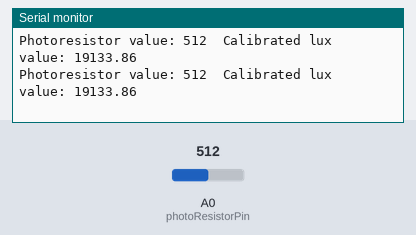
A sketch run on a simulated Arduino Uno, built with avr-gcc and run on an emulated ATmega328P. Parts: the last lines printed to the serial monitor. Inputs (shaded band) come from the test bench; at power-on: A0 (photoResistorPin) = 512.

Above: at 1.8 s.
1.9 s: A0 (photoResistorPin) set to 716
At 2.3 s:
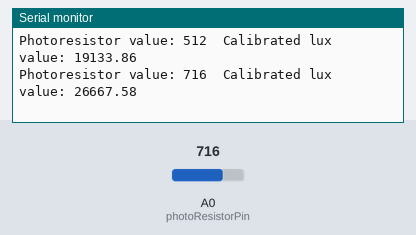
3.4 s: A0 (photoResistorPin) set to 900
At 4.8 s:
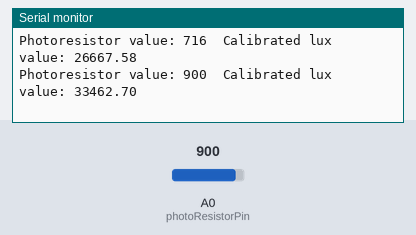
Timing chart, 0 to 6.4 s (numbered marks = the images above; inputs shaded):
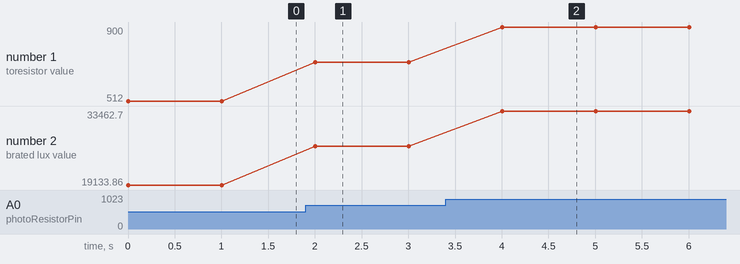

The sketch:

lightmeter_simple_reportonly.ino
```cpp
const int photoResistorPin = A0; // Pin connected to the photoresistor
int sensorValue = 0;             // Variable to store the value from the photoresistor
float luxValue = 0.0;            // Variable to store the calculated lux value

void setup() {
  Serial.begin(9600); // Initialize serial communication at 9600 baud
}

void loop() {
  sensorValue = analogRead(photoResistorPin); // Read the analog value from the photoresistor
  luxValue = 36.93 * sensorValue + 225.7; // Calculate the lux value using the given equation

  Serial.print("Photoresistor value: ");
  Serial.print(sensorValue); // Print the raw value to the serial monitor
  Serial.print("\tCalibrated lux value: ");
  Serial.println(luxValue); // Print the calibrated lux value to the serial monitor

  delay(1000); // Wait for 1 second
}
```

Measured:
- after the input at 1.9 s, the serial monitor: prints a new line after 0.10 s (image 1)
- after the input at 3.4 s, the serial monitor: prints a new line after 0.61 s (image 2)
- plotted number 1: 512 → 716 after the input at 1.9 s, 716 → 900 after the input at 3.4 s
- plotted number 2: 19133.86 → 26667.58 after the input at 1.9 s, 26667.58 → 33462.7 after the input at 3.4 s
